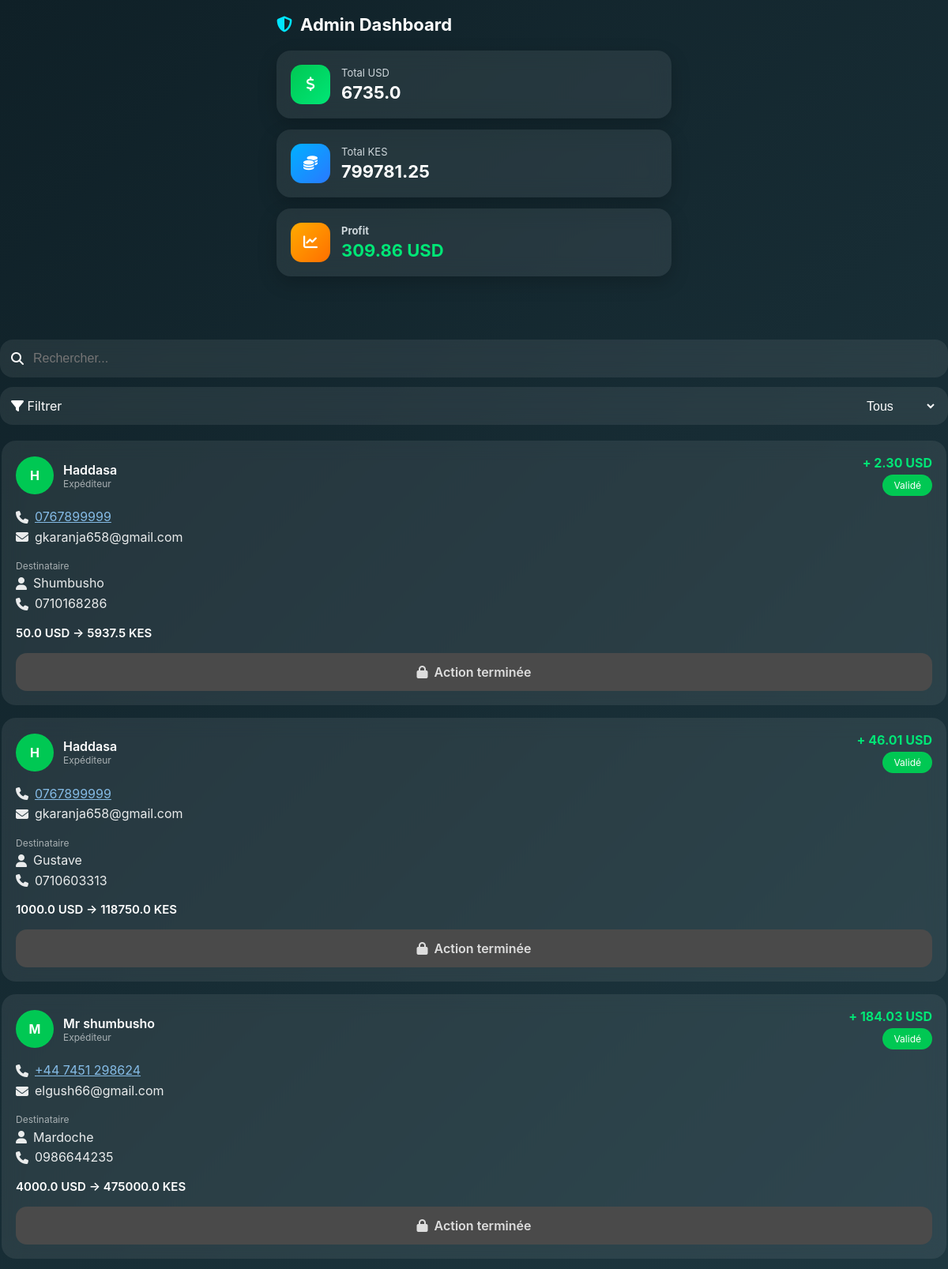
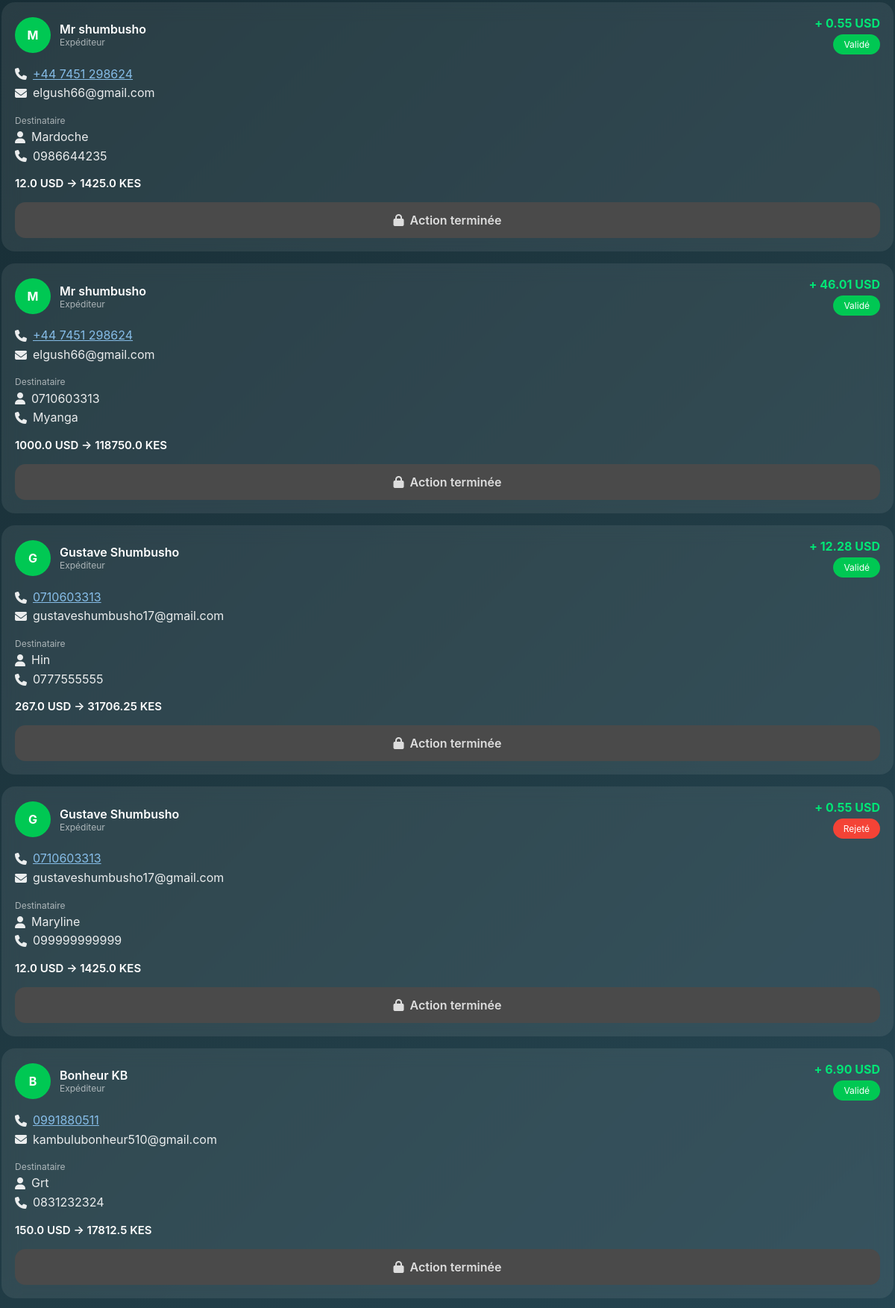
The page /admin (upper part) on the database its author committed (2 pictures, top to bottom).
### app.py (models this page shows)
class Transaction(db.Model):
    id = db.Column(db.Integer, primary_key=True)
    user_id = db.Column(db.Integer)
    nom = db.Column(db.String(100))
    telephone = db.Column(db.String(20))
    email = db.Column(db.String(100))
    montant_usd = db.Column(db.Float)
    montant_kes = db.Column(db.Float)
    receiver_phone = db.Column(db.String(20))
    receiver_name = db.Column(db.String(100))
    statut = db.Column(db.String(20), default="En attente")
    from zoneinfo import ZoneInfo
    date = db.Column(
        db.DateTime,
    default=lambda: datetime.now(ZoneInfo("Africa/Nairobi"))
    )
    fee = db.Column(db.Float)
    vodacom_fee = db.Column(db.Float)
    profit = db.Column(db.Float)

### app.py (the view)
@app.route("/admin")
def admin():
    transactions = Transaction.query.order_by(Transaction.id.desc()).all()
    total_usd = 0
    total_kes = 0
    total_profit = 0
    for t in transactions:
        if t.statut == "Validé":
            total_usd += t.montant_usd
            total_kes += t.montant_kes
            total_profit += t.profit
    return render_template(
        "admin.html",
        transactions=transactions,
        total_usd=round(total_usd, 2),
        total_kes=round(total_kes, 2),
        total_profit=round(total_profit, 2)
    )

### templates/admin.html (shortened to what this page needs)
<!DOCTYPE html>
<html lang="fr">
<head>
<link href="https://cdnjs.cloudflare.com/ajax/libs/font-awesome/6.5.0/css/all.min.css" rel="stylesheet">
</head>
<body>
<div class="container">
    <div class="header">
        <i class="fas fa-shield-halved header-icon"></i>
        <span>Admin Dashboard</span>
    </div>
    <div class="stats-grid">
        <div class="stat-card">
            <div class="stat-icon usd">
                <i class="fas fa-dollar-sign"></i>
            </div>
            <div>
                <p>Total USD</p>
                <h2>{{ total_usd }}</h2>
            </div>
        </div>
        <div class="stat-card">
            <div class="stat-icon kes">
                <i class="fas fa-coins"></i>
            </div>
            <div>
                <p>Total KES</p>
                <h2>{{ total_kes }}</h2>
            </div>
        </div>
        <div class="stat-card profit">
            <div class="stat-icon profit-icon">
                <i class="fas fa-chart-line"></i>
            </div>
            <div>
                <p>Profit</p>
                <h2>{{ total_profit }} USD</h2>
            </div>
        </div>
    </div>
</div>
<div class="search-box">
    <i class="fas fa-search"></i>
    <input type="text" id="searchInput" placeholder="Rechercher...">
</div>
<div class="filter-box">
    <div><i class="fas fa-filter"></i> Filtrer</div>
    <select id="filterStatus">
        <option value="">Tous</option>
    </select>
</div>
<div id="transactionsContainer">
{% for t in transactions %}
<div class="card">
    <div class="top">
        <div class="left">
            <div class="avatar">{{ t.nom[0] }}</div>
            <div>
                <div class="name">{{ t.nom }}</div>
                <div class="label">Expéditeur</div>
            </div>
        </div>
        <div class="right">
            <div class="profit">+ {{ "%.2f"|format(t.profit) }} USD</div>
            <div class="badge
            {% if t.statut == 'Validé' %}success
            {% elif t.statut == 'Rejeté' %}failed
            {% else %}pending
            {% endif %}
            ">
            {{ t.statut }}
            </div>
        </div>
    </div>
    <div class="section">
        <div class="icon-line">
            <i class="fas fa-phone"></i>
            <a href="tel:{{ t.telephone }}" style="color:#90caf9;">
                {{ t.telephone }}
            </a>
        </div>
        {% if t.email %}
        <div class="icon-line">
            <i class="fas fa-envelope"></i>
            {{ t.email }}
        </div>
        {% endif %}
    </div>
    <div class="section">
        <div class="label">Destinataire</div>
        <div class="icon-line">
            <i class="fas fa-user"></i>
            {{ t.receiver_name }}
        </div>
        <div class="icon-line">
            <i class="fas fa-phone"></i>
            {{ t.receiver_phone }}
        </div>
    </div>
    <div class="amount">
        {{ t.montant_usd }} USD → {{ t.montant_kes }} KES
    </div>
    <div class="actions">
        {% if t.statut == "En attente" %}
        <button class="btn approve" onclick="handleClick(this,'/approve/{{ t.id }}')">
            <i class="fas fa-check"></i> Approuver
        </button>
        <button class="btn reject" onclick="handleClick(this,'/reject/{{ t.id }}')">
            <i class="fas fa-times"></i> Rejeter
        </button>
        {% else %}
        <div class="btn done">
            <i class="fas fa-lock"></i> Action terminée
        </div>
        {% endif %}
    </div>
</div>
{% endfor %}
</div>
</body>
</html>
</body>
</html>

### templates/admin.html (style rules this page uses)
body { margin:0; font-family:-apple-system,BlinkMacSystemFont,"Segoe UI",Roboto; background:linear-gradient(135deg,#0f2027,#203a43,#2c5364); color:white; }
.container { max-width:500px; margin:auto; padding:16px; }
.header { font-size:22px; font-weight:700; margin-bottom:20px; }
.search-box { display:flex; align-items:center; gap:10px; background:rgba(255,255,255,0.08); padding:14px; border-radius:16px; margin-bottom:12px; backdrop-filter:blur(10px); }
.search-box input { border:none; background:transparent; color:white; width:100%; outline:none; font-size:14px; }
.filter-box { display:flex; justify-content:space-between; align-items:center; background:rgba(255,255,255,0.08); padding:14px; border-radius:16px; margin-bottom:20px; backdrop-filter:blur(10px); }
.filter-box select { background:transparent; border:none; color:white; outline:none; }
.card { background:rgba(255,255,255,0.08); backdrop-filter:blur(12px); padding:18px; border-radius:20px; margin-bottom:16px; }
.top { display:flex; justify-content:space-between; align-items:center; }
.left { display:flex; gap:12px; align-items:center; }
.avatar { width:48px; height:48px; border-radius:50%; background:#00c853; display:flex; align-items:center; justify-content:center; font-weight:bold; }
.name { font-weight:600; }
.label { font-size:12px; opacity:0.6; }
.right { text-align:right; }
.profit { color:#00e676; font-weight:bold; }
.badge { margin-top:5px; padding:6px 14px; border-radius:20px; font-size:12px; display:inline-block; }
.success { background:#00c853; }
.failed { background:#f44336; }
.section { margin-top:14px; line-height:1.6; }
.icon-line { display:flex; align-items:center; gap:8px; opacity:0.9; }
.amount { margin-top:14px; font-weight:600; font-size:15px; }
.actions { margin-top:16px; }
.btn { width:100%; padding:14px; border-radius:14px; border:none; font-weight:600; color:white; cursor:pointer; display:flex; align-items:center; justify-content:center; gap:8px; }
.done { background:#555; }
.container { max-width:500px; margin:auto; padding:18px; }
.header { display:flex; align-items:center; gap:10px; font-size:22px; font-weight:700; margin-bottom:20px; color:white; }
.header-icon { font-size:20px; color:#00e5ff; }
.stats-grid { display:flex; flex-direction:column; gap:14px; }
.stat-card { display:flex; align-items:center; gap:14px; padding:18px; border-radius:18px; background:rgba(255,255,255,0.08); backdrop-filter:blur(12px); box-shadow:0 8px 25px rgba(0,0,0,0.2); transition:0.25s; }
.stat-icon { width:50px; height:50px; border-radius:14px; display:flex; align-items:center; justify-content:center; font-size:18px; }
.usd { background:linear-gradient(135deg,#00c853,#00e676); color:white; }
.kes { background:linear-gradient(135deg,#00b0ff,#2979ff); color:white; }
.profit-icon { background:linear-gradient(135deg,#ffab00,#ff6f00); color:white; }
.stat-card p { margin:0; font-size:13px; color:#cfd8dc; }
.stat-card h2 { margin:4px 0 0; font-size:22px; font-weight:700; color:white; }
.stat-card.profit h2 { color:#00e676; }
.card { padding:18px; border-radius:18px; margin-bottom:16px; margin-left:2px; margin-right:2px; }
.btn, .done { width:100%; box-sizing:border-box; }
.done { padding:14px; border-radius:14px; text-align:center; background:#4a4a4a; color:#ddd; font-weight:600; display:flex; align-items:center; justify-content:center; gap:8px; }
input, select, textarea { font-size:16px !important; }
html, body { height:100%; overflow-x:hidden; }
body { position:relative; }
.container { padding-bottom:80px; }
* { -webkit-tap-highlight-color: transparent; }

### rows shown on the page
Transaction: nom "H", nom "Haddasa", profit "2.30", statut "Validé", telephone "0767899999", email "gkaranja658@gmail.com", receiver_name "Shumbusho", receiver_phone "0710168286", montant_usd "50.0", montant_kes "5937.5", shows "Action terminée"
Transaction: nom "H", nom "Haddasa", profit "46.01", statut "Validé", telephone "0767899999", email "gkaranja658@gmail.com", receiver_name "Gustave", receiver_phone "0710603313", montant_usd "1000.0", montant_kes "118750.0", shows "Action terminée"
Transaction: nom "M", nom "Mr shumbusho", profit "184.03", statut "Validé", telephone "+44 7451 298624", email "elgush66@gmail.com", receiver_name "Mardoche", receiver_phone "0986644235", montant_usd "4000.0", montant_kes "475000.0", shows "Action terminée"
Transaction: nom "M", nom "Mr shumbusho", profit "0.55", statut "Validé", telephone "+44 7451 298624", email "elgush66@gmail.com", receiver_name "Mardoche", receiver_phone "0986644235", montant_usd "12.0", montant_kes "1425.0", shows "Action terminée"
Transaction: nom "M", nom "Mr shumbusho", profit "46.01", statut "Validé", telephone "+44 7451 298624", email "elgush66@gmail.com", receiver_name "0710603313", receiver_phone "Myanga", montant_usd "1000.0", montant_kes "118750.0", shows "Action terminée"
Transaction: nom "G", nom "Gustave Shumbusho", profit "12.28", statut "Validé", telephone "0710603313", email "gustaveshumbusho17@gmail.com", receiver_name "Hin", receiver_phone "0777555555", montant_usd "267.0", montant_kes "31706.25", shows "Action terminée"
Transaction: nom "G", nom "Gustave Shumbusho", profit "0.55", statut "Rejeté", telephone "0710603313", email "gustaveshumbusho17@gmail.com", receiver_name "Maryline", receiver_phone "099999999999", montant_usd "12.0", montant_kes "1425.0", shows "Action terminée"
Transaction: nom "B", nom "Bonheur KB", profit "6.90", statut "Validé", telephone "0991880511", email "kambulubonheur510@gmail.com", receiver_name "Grt", receiver_phone "0831232324", montant_usd "150.0", montant_kes "17812.5", shows "Action terminée"

### other values the page prints
{{ total_usd }} "6735.0"
{{ total_kes }} "799781.25"
{{ total_profit }} "309.86"
